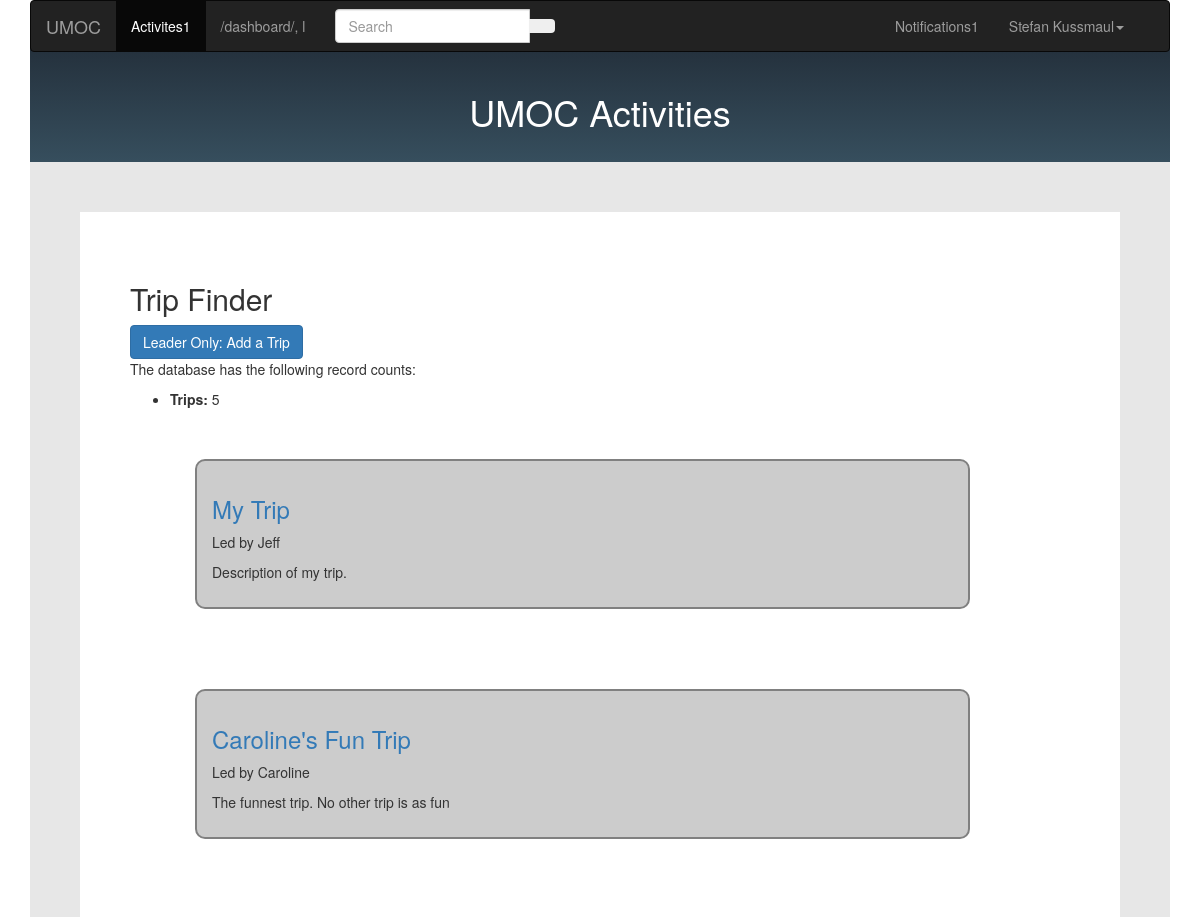
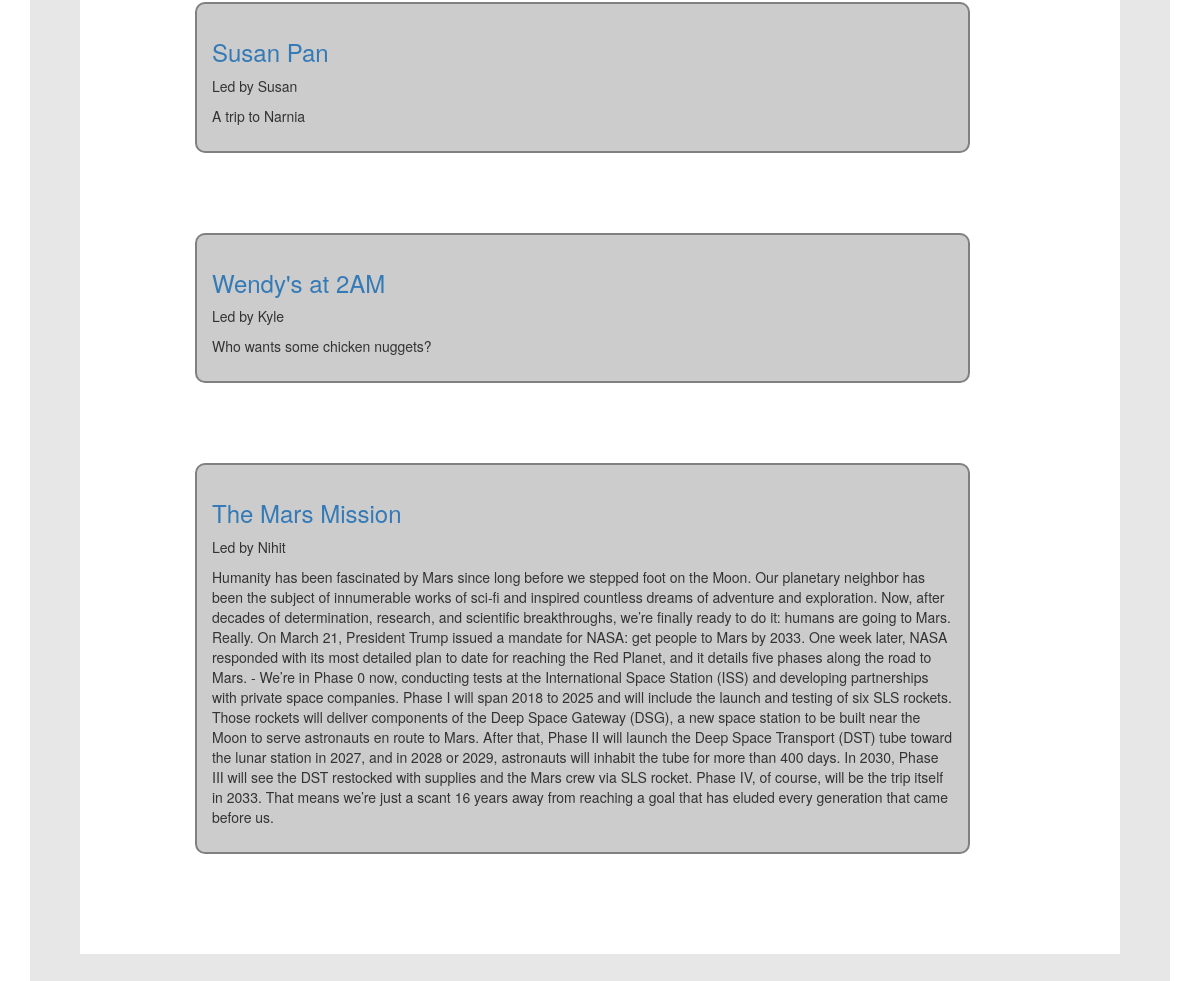
/dashboard/, run on the app's committed database (2 pictures, top to bottom).
### umoc/models.py (models this page shows, shortened)
class User(models.Model):
	first_name = models.CharField(max_length=20, help_text='Enter your first name', verbose_name='First Name')
	last_name = models.CharField(max_length=20, help_text='Enter your last name', verbose_name='Last Name')
	dob = models.DateField(verbose_name='Date of Birth', help_text='Enter your birth date in the format "YYYY-MM-DD"')
	email = models.EmailField(max_length=30, unique=True, help_text='Enter your email address')
	password = models.CharField(max_length=20) # TODO: store safely using dedicated authentication
	profile_img = models.ImageField(verbose_name='Profile Image', upload_to=profile_directory_path)
	phone_num = models.CharField(max_length=10, verbose_name='Phone Number', validators=[phone_regex])
	contact_name = models.CharField(max_length=40, help_text='Enter name of an emergency contact', blank=True)
	contact_phone = models.CharField(max_length=10, verbose_name='Contact Phone Number', help_text='Enter phone number for emergency contact', validators=[phone_regex], blank=True)
	can_comment = models.BooleanField(help_text='Set whether user can leave comments on trips', default=True)
	can_join_trip = models.BooleanField(help_text='Allow user to sign up for trips?', default=False)
	ADMIN_LEVELS = (
		('u', 'User'),
		('l', 'Leader'),
		('a', 'Admin'),
	)
	admin_level = models.CharField(max_length=1, choices=ADMIN_LEVELS, default='u')
	class Meta:
		ordering = ['last_name', 'first_name', 'admin_level']

class Trip(models.Model):
	name = models.CharField(max_length=20, help_text='Enter Trip Name')
	description = models.TextField(help_text='Enter description and informatin for trip')
	num_seats = models.PositiveSmallIntegerField(verbose_name='Number of Seats', help_text='Enter number of seats available for the trip')
	thumbnail = models.ImageField(help_text='Upload an image to show alongside this trip')
	start_time = models.DateTimeField(help_text='Select Start Time of the Trip')
	end_time = models.DateTimeField(help_text='Select End Time of the Trip')
	cancelled = models.BooleanField(default=False, help_text='Click to Cancel')
	TAGS = (
		('r', 'Rock Climbing'),
		('h', 'Hiking'),
		('s', 'Ski and Board'),
		('sk', 'Skiing'),
		('sn', 'Snowboarding'),
		('c', 'Cabin Trip'),
	)
	tag = models.CharField(max_length=2, choices=TAGS, blank=True, help_text='Select a tag to help classify this trip')
	leader = models.ForeignKey(User, on_delete=models.SET_NULL, null=True, help_text='Select a user to be in charge of organizing and leading this trip', verbose_name='Trip Leader/Organizer', related_name='trip_leader') # NOTE: NOT SURE IF ON_DELETE AND NULL ARE SET AS WE WANT
	participants = models.ManyToManyField(User, help_text='Select users who are signed up to go on the trip') # TODO: VALIDATE IT IS LESS THAN NUM_SEATS. Also, figure out if this works.
	class Meta:
		ordering = ['start_time']
	def get_absolute_url(self):
		return reverse('trip_info', args=[str(self.id)])

### umoc/views.py (the view)
# urls.py: path('dashboard/', views.TripListView.as_view(), name='dashboard'),
class TripListView(generic.ListView):
	model = Trip
	template_name = 'dashboard.html'  # Specify your own template name/location
	num_trips=Trip.objects.all().count()
	def get_context_data(self, **kwargs):
		context = super(TripListView, self).get_context_data(**kwargs)
		context['some_data'] = 'This is just some data'
		context['count'] = self.get_queryset().count()
		user = User.objects.filter(first_name__exact='Stefan')[0]
		notifications = user.notification_set.all()
		context['user'] = user
		context['notifications'] = notifications
		return context

### umoc/templates/dashboard.html (shortened to what this page needs)
{% extends "template.html" %}
{% block content %}
{% load static %}
<link rel="stylesheet" href="{% static 'css/dashboard.css' %}">
<div id="headingbox"><h1>UMOC Activities</h1></div>
<body>
<div id="form">
	<div id = "wrapper">
		<div id = "white_form">
				<h2>Trip Finder</h2>
				<a href = "{% url 'admin_trip_planner'%}">
					<button type="button" class="btn btn-primary">
						Leader Only: Add a Trip
					</button>
				</a>
				<p>The database has the following record counts:</p>
				<ul>
					<li><strong>Trips:</strong> {{ count }}</li>
				</ul>
				{% if trip_list %}
					<ul>
						{% for trip in trip_list %}
							<div class = "row">
							<div class = "col-md-10" id = "trip_widget">
								<h3>
									<a href="{{ trip.get_absolute_url }}">{{ trip.name }} </a>
								</h3>
								<p>Led by {{ trip.leader.first_name }}</p>
								<p>{{ trip.description }}</p>
							</div>
							</div>
						{% endfor %}
					</ul>
				{% else %}
					<p>There are no trips in the database.</p>
				{% endif %}
		</div>
	</div>
</div>
</body>
{% endblock %}

### umoc/templates/navbar.html (shortened to what this page needs)
<div class="row">
	<div class="col-md-12">
		<nav class="navbar navbar-inverse" role="navigation">
			<div class="navbar-header">
				<a class="navbar-brand" href="{% url 'index' %}">UMOC</a>
			</div>
			<div class="collapse navbar-collapse" id="navbar-collapse-5">
				<ul class="nav navbar-nav">
					<li {% if request.path == "/dashboard/" %}class="active"{% endif %}><a href="{% url 'dashboard' %}">Activites<span class="navbar-unread">1</span></a></li>
					<li><a href="#">{{request.path}}, {{user.admin_level}}</a></li>
				</ul>
				{% if user %}
					<form class="navbar-form navbar-left" action="#" role="search">
						<div class="form-group">
							<div class="input-group">
								<input class="form-control" id="navbarInput-01" type="search" placeholder="Search">
								<span class="input-group-btn">
									<button type="submit" class="btn"></button>
								</span>
							</div>
						</div>
					</form>
					<ul class="nav navbar-nav navbar-right">
						<li class="dropdown">
							<a href="#" class="dropdown-toggle" data-toggle="dropdown">Notifications<span class="navbar-new">1</span></a>
						</li>
						<li class="dropdown">
							<a href="#" class="dropdown-toggle" data-toggle="dropdown">{% block fullname %}{{ user.first_name }} {{ user.last_name }}{% endblock %}<b class="caret"></b></a>
						</li>
						<li {% if request.path == "/profile/" %}class="active"{% endif %}>
							<a href="{% url 'profile' %}">
							</a>
						</li>
					</ul>
				{% endif %}
			</div>
		</nav>
	</div>
</div>

### umoc/static/css/dashboard.css (style rules this page uses)
#trip_widget { background-color: #CCC; margin: 4rem; padding: 1.5rem; border: 2px solid gray; border-radius: 10px; }
#headingbox { border: 10px; background: #202a35; padding:50px; margin-top:-50px; background: linear-gradient(#202a35, #3b5666); background-clip: border-box; }
#form { background: #e7e7e7; margin-top: -30px; height:100%; background-clip: border-box; }
#wrapper { padding: 50px; }
#white_form { background-color: white; padding: 50px; }
h1 { text-align: center; color: white; }

### data on the page
User: admin_level "l", first_name "Stefan", last_name "Kussmaul"
Trip: name "My Trip", leader.first_name "Jeff", description "Description of my trip."
Trip: name "Caroline's Fun Trip", leader.first_name "Caroline", description "The funnest trip. No other trip is as fun"
Trip: name "Susan Pan", leader.first_name "Susan", description "A trip to Narnia"
Trip: name "Wendy's at 2AM", leader.first_name "Kyle", description "Who wants some chicken nuggets?"
Trip: name "The Mars Mission", leader.first_name "Nihit", description "Humanity has been fascinated by Mars since long before we stepped foot on the Moon. Our planetary neighbor has been the subject of innumerable works of sci-fi and inspired countless dreams of adventure and exploration. Now, after decades of determination, research, and scientific breakthroughs, we’re finally ready to do it: humans are going to Mars. Really. On March 21, President Trump issued a mandate for NASA: get people to Mars by 2033. One week later, NASA responded with its most detailed plan to date for reaching the Red Planet, and it details five phases along the road to Mars. - We’re in Phase 0 now, conducting tests at the International Space Station (ISS) and developing…"

### other printed values
{{ request.path }} "/dashboard/"
{{ count }} "5"
